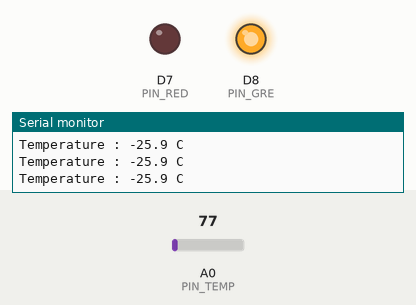
This sketch was run on a simulated ESP8266 (NodeMCU). On the bench: output pins drawn as LEDs (lit = HIGH), the last lines printed to the serial monitor. The inputs (shaded band) are chosen by the test bench; at power-on: A0 (PIN_TEMP) = 77.

Above: at 1.3 s.
1.4 s: A0 (PIN_TEMP) set to 225
2.9 s: A0 (PIN_TEMP) set to 250
At 3.4 s:
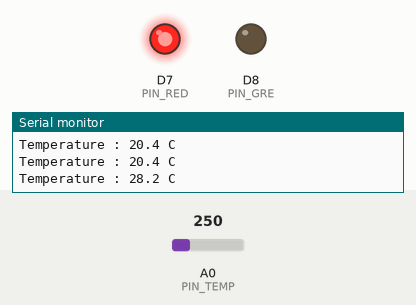
4.5 s: A0 (PIN_TEMP) set to 169
At 5.7 s:
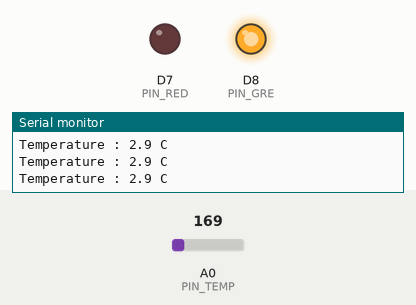
6.0 s: A0 (PIN_TEMP) set to 246
At 7.0 s:
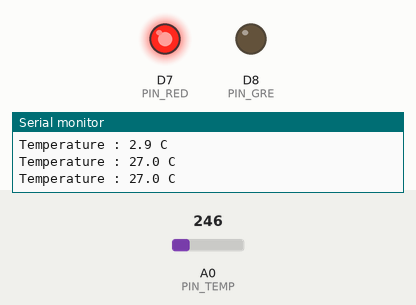
Timing chart, 0 to 8.5 s (numbered marks = the images above; inputs shaded):
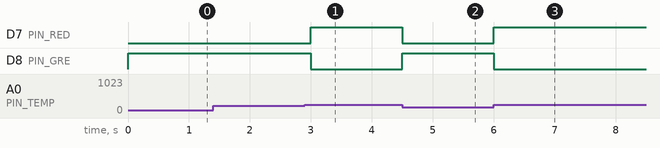

Measured:
- the behaviour switches between 239 and 240 on A0 (PIN_TEMP) (found by bisection; images 0 and 1)
- after the input at 2.9 s, D7 (PIN_RED): LOW → HIGH after 0.10 s; D8 (PIN_GRE): HIGH → LOW after 0.10 s
- after the input at 4.5 s, D7 (PIN_RED): HIGH → LOW at once; D8 (PIN_GRE): LOW → HIGH at once
- after the input at 6.0 s, D7 (PIN_RED): LOW → HIGH at once; D8 (PIN_GRE): HIGH → LOW at once

The sketch:

TEMP.ino
```cpp
//Light Sensor : ADC 0
#define PIN_TEMP A0
#define PIN_RED D7
#define PIN_GRE D8
void setup()
{
pinMode(PIN_RED, OUTPUT);
pinMode(PIN_GRE, OUTPUT);
Serial.begin(9600);
}
void loop()
{
float valTemp = analogRead(PIN_TEMP);
valTemp = valTemp * 320/1023-50;
Serial.print("Temperature : ");
Serial.print(valTemp,1);
Serial.println(" C");
if (valTemp < 25.0){
  digitalWrite(PIN_RED, LOW);
  digitalWrite(PIN_GRE, HIGH);
}
else{
  digitalWrite(PIN_RED, HIGH);
  digitalWrite(PIN_GRE, LOW);
}
delay(500);
}
```
